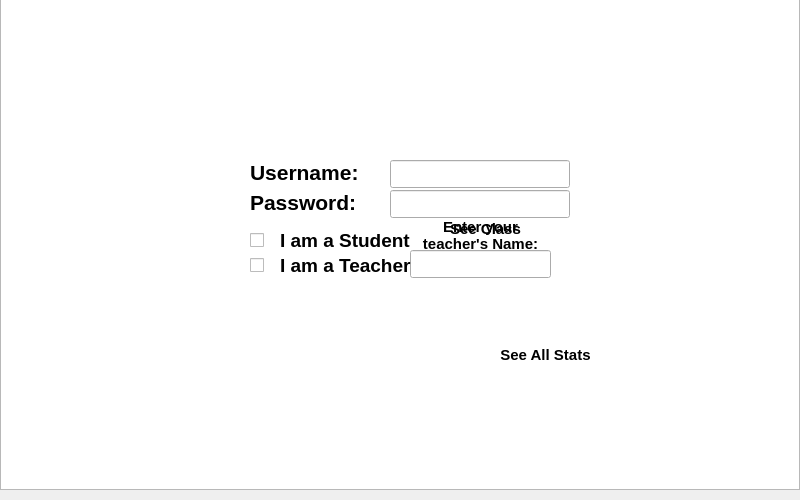
<?xml version="1.0" encoding="UTF-8"?>
<ui version="4.0">
 <class>WelcomeScreen</class>
 <widget class="QMainWindow" name="WelcomeScreen">
  <property name="geometry">
   <rect>
    <x>0</x>
    <y>0</y>
    <width>800</width>
    <height>500</height>
   </rect>
  </property>
  <property name="sizePolicy">
   <sizepolicy hsizetype="Maximum" vsizetype="Maximum">
    <horstretch>0</horstretch>
    <verstretch>0</verstretch>
   </sizepolicy>
  </property>
  <property name="minimumSize">
   <size>
    <width>800</width>
    <height>500</height>
   </size>
  </property>
  <property name="maximumSize">
   <size>
    <width>800</width>
    <height>500</height>
   </size>
  </property>
  <property name="windowTitle">
   <string>Welcome to Angry Words!</string>
  </property>
  <property name="windowIcon">
   <iconset resource="sounds.qrc">
    <normaloff>:/graphics/graphics/Red_square_bird.png</normaloff>:/graphics/graphics/Red_square_bird.png</iconset>
  </property>
  <property name="documentMode">
   <bool>false</bool>
  </property>
  <widget class="QWidget" name="centralwidget">
   <widget class="QGraphicsView" name="welcomeGraphic">
    <property name="geometry">
     <rect>
      <x>0</x>
      <y>-10</y>
      <width>800</width>
      <height>500</height>
     </rect>
    </property>
    <property name="verticalScrollBarPolicy">
     <enum>Qt::ScrollBarAlwaysOff</enum>
    </property>
    <property name="horizontalScrollBarPolicy">
     <enum>Qt::ScrollBarAlwaysOff</enum>
    </property>
   </widget>
   <widget class="QLabel" name="pass_Label">
    <property name="geometry">
     <rect>
      <x>250</x>
      <y>190</y>
      <width>120</width>
      <height>25</height>
     </rect>
    </property>
    <property name="font">
     <font>
      <pointsize>16</pointsize>
      <weight>75</weight>
      <bold>true</bold>
     </font>
    </property>
    <property name="text">
     <string>Password:</string>
    </property>
   </widget>
   <widget class="QLabel" name="username_label">
    <property name="geometry">
     <rect>
      <x>250</x>
      <y>160</y>
      <width>120</width>
      <height>25</height>
     </rect>
    </property>
    <property name="font">
     <font>
      <pointsize>16</pointsize>
      <weight>75</weight>
      <bold>true</bold>
     </font>
    </property>
    <property name="text">
     <string>Username:</string>
    </property>
   </widget>
   <widget class="QPushButton" name="guestButton">
    <property name="geometry">
     <rect>
      <x>300</x>
      <y>360</y>
      <width>201</width>
      <height>51</height>
     </rect>
    </property>
    <property name="font">
     <font>
      <pointsize>20</pointsize>
     </font>
    </property>
    <property name="text">
     <string/>
    </property>
    <property name="flat">
     <bool>true</bool>
    </property>
   </widget>
   <widget class="QPushButton" name="playButton">
    <property name="geometry">
     <rect>
      <x>310</x>
      <y>290</y>
      <width>181</width>
      <height>71</height>
     </rect>
    </property>
    <property name="sizePolicy">
     <sizepolicy hsizetype="Minimum" vsizetype="Expanding">
      <horstretch>0</horstretch>
      <verstretch>0</verstretch>
     </sizepolicy>
    </property>
    <property name="font">
     <font>
      <pointsize>20</pointsize>
     </font>
    </property>
    <property name="cursor">
     <cursorShape>PointingHandCursor</cursorShape>
    </property>
    <property name="text">
     <string/>
    </property>
    <property name="flat">
     <bool>true</bool>
    </property>
   </widget>
   <widget class="QPushButton" name="musicButton">
    <property name="geometry">
     <rect>
      <x>210</x>
      <y>340</y>
      <width>91</width>
      <height>41</height>
     </rect>
    </property>
    <property name="text">
     <string/>
    </property>
    <property name="flat">
     <bool>true</bool>
    </property>
   </widget>
   <widget class="QPushButton" name="soundButton">
    <property name="geometry">
     <rect>
      <x>210</x>
      <y>380</y>
      <width>91</width>
      <height>41</height>
     </rect>
    </property>
    <property name="text">
     <string/>
    </property>
    <property name="flat">
     <bool>true</bool>
    </property>
   </widget>
   <widget class="QPushButton" name="statsButton">
    <property name="geometry">
     <rect>
      <x>490</x>
      <y>360</y>
      <width>111</width>
      <height>51</height>
     </rect>
    </property>
    <property name="text">
     <string/>
    </property>
    <property name="flat">
     <bool>true</bool>
    </property>
   </widget>
   <widget class="QLabel" name="teacher_label">
    <property name="geometry">
     <rect>
      <x>410</x>
      <y>220</y>
      <width>141</width>
      <height>31</height>
     </rect>
    </property>
    <property name="font">
     <font>
      <pointsize>11</pointsize>
      <weight>75</weight>
      <bold>true</bold>
     </font>
    </property>
    <property name="text">
     <string>Enter your teacher's Name:</string>
    </property>
    <property name="alignment">
     <set>Qt::AlignCenter</set>
    </property>
    <property name="wordWrap">
     <bool>true</bool>
    </property>
   </widget>
   <widget class="QLineEdit" name="teacherTextbox">
    <property name="geometry">
     <rect>
      <x>410</x>
      <y>250</y>
      <width>141</width>
      <height>28</height>
     </rect>
    </property>
    <property name="font">
     <font>
      <pointsize>14</pointsize>
     </font>
    </property>
   </widget>
   <widget class="QLineEdit" name="usernameTextbox">
    <property name="geometry">
     <rect>
      <x>390</x>
      <y>160</y>
      <width>180</width>
      <height>28</height>
     </rect>
    </property>
    <property name="font">
     <font>
      <pointsize>14</pointsize>
     </font>
    </property>
   </widget>
   <widget class="QLineEdit" name="passwordTextbox">
    <property name="geometry">
     <rect>
      <x>390</x>
      <y>190</y>
      <width>180</width>
      <height>28</height>
     </rect>
    </property>
    <property name="font">
     <font>
      <pointsize>14</pointsize>
     </font>
    </property>
   </widget>
   <widget class="QLabel" name="invalid_label">
    <property name="geometry">
     <rect>
      <x>390</x>
      <y>130</y>
      <width>181</width>
      <height>21</height>
     </rect>
    </property>
    <property name="text">
     <string/>
    </property>
    <property name="alignment">
     <set>Qt::AlignCenter</set>
    </property>
   </widget>
   <widget class="QCheckBox" name="teacherBox">
    <property name="geometry">
     <rect>
      <x>250</x>
      <y>250</y>
      <width>181</width>
      <height>31</height>
     </rect>
    </property>
    <property name="font">
     <font>
      <pointsize>14</pointsize>
      <weight>75</weight>
      <bold>true</bold>
     </font>
    </property>
    <property name="autoFillBackground">
     <bool>false</bool>
    </property>
    <property name="text">
     <string/>
    </property>
    <property name="iconSize">
     <size>
      <width>32</width>
      <height>32</height>
     </size>
    </property>
   </widget>
   <widget class="QCheckBox" name="studentBox">
    <property name="geometry">
     <rect>
      <x>250</x>
      <y>230</y>
      <width>181</width>
      <height>21</height>
     </rect>
    </property>
    <property name="font">
     <font>
      <pointsize>14</pointsize>
      <weight>75</weight>
      <bold>true</bold>
     </font>
    </property>
    <property name="autoFillBackground">
     <bool>false</bool>
    </property>
    <property name="text">
     <string/>
    </property>
    <property name="iconSize">
     <size>
      <width>32</width>
      <height>32</height>
     </size>
    </property>
   </widget>
   <widget class="QPushButton" name="teacherStatsButton">
    <property name="geometry">
     <rect>
      <x>430</x>
      <y>230</y>
      <width>111</width>
      <height>51</height>
     </rect>
    </property>
    <property name="text">
     <string/>
    </property>
    <property name="flat">
     <bool>true</bool>
    </property>
   </widget>
   <widget class="QLabel" name="teacher_label_2">
    <property name="geometry">
     <rect>
      <x>430</x>
      <y>220</y>
      <width>111</width>
      <height>21</height>
     </rect>
    </property>
    <property name="font">
     <font>
      <pointsize>11</pointsize>
      <weight>75</weight>
      <bold>true</bold>
     </font>
    </property>
    <property name="text">
     <string>&lt;html&gt;&lt;head/&gt;&lt;body&gt;&lt;p&gt;See Class Stats&lt;/p&gt;&lt;/body&gt;&lt;/html&gt;</string>
    </property>
    <property name="alignment">
     <set>Qt::AlignCenter</set>
    </property>
    <property name="wordWrap">
     <bool>true</bool>
    </property>
   </widget>
   <widget class="QLabel" name="label">
    <property name="geometry">
     <rect>
      <x>280</x>
      <y>230</y>
      <width>131</width>
      <height>21</height>
     </rect>
    </property>
    <property name="font">
     <font>
      <pointsize>14</pointsize>
      <weight>75</weight>
      <bold>true</bold>
     </font>
    </property>
    <property name="text">
     <string>I am a Student</string>
    </property>
   </widget>
   <widget class="QLabel" name="label_2">
    <property name="geometry">
     <rect>
      <x>280</x>
      <y>250</y>
      <width>131</width>
      <height>31</height>
     </rect>
    </property>
    <property name="font">
     <font>
      <pointsize>14</pointsize>
      <weight>75</weight>
      <bold>true</bold>
     </font>
    </property>
    <property name="text">
     <string>I am a Teacher</string>
    </property>
   </widget>
   <widget class="QLabel" name="teacher_label_3">
    <property name="geometry">
     <rect>
      <x>490</x>
      <y>340</y>
      <width>111</width>
      <height>31</height>
     </rect>
    </property>
    <property name="font">
     <font>
      <pointsize>11</pointsize>
      <weight>75</weight>
      <bold>true</bold>
     </font>
    </property>
    <property name="text">
     <string>&lt;html&gt;&lt;head/&gt;&lt;body&gt;&lt;p&gt;See All Stats&lt;/p&gt;&lt;/body&gt;&lt;/html&gt;</string>
    </property>
    <property name="alignment">
     <set>Qt::AlignCenter</set>
    </property>
    <property name="wordWrap">
     <bool>true</bool>
    </property>
   </widget>
  </widget>
  <widget class="QMenuBar" name="menubar">
   <property name="geometry">
    <rect>
     <x>0</x>
     <y>0</y>
     <width>800</width>
     <height>23</height>
    </rect>
   </property>
  </widget>
 </widget>
 <resources>
  <include location="sounds.qrc"/>
 </resources>
 <connections/>
</ui>
